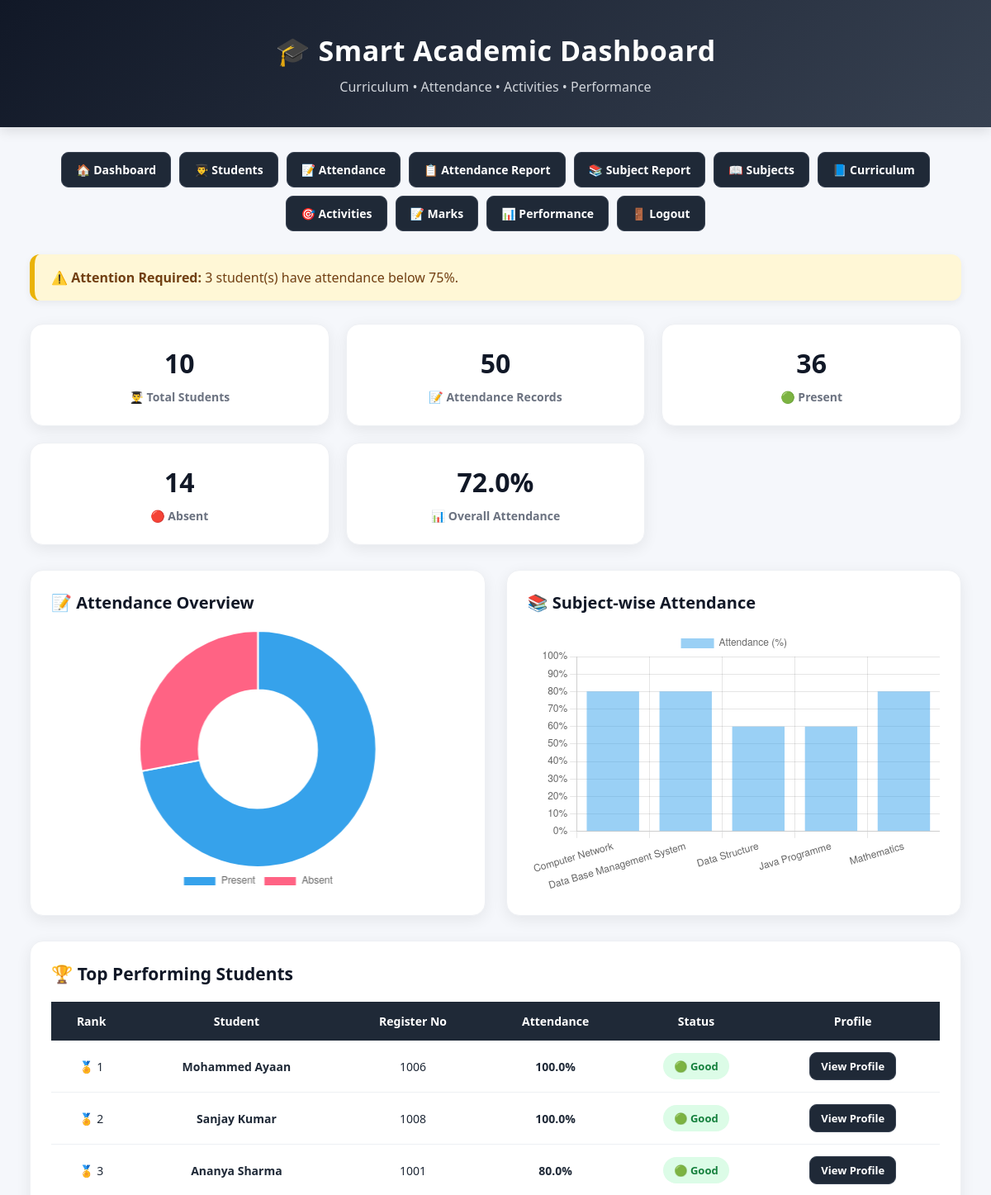
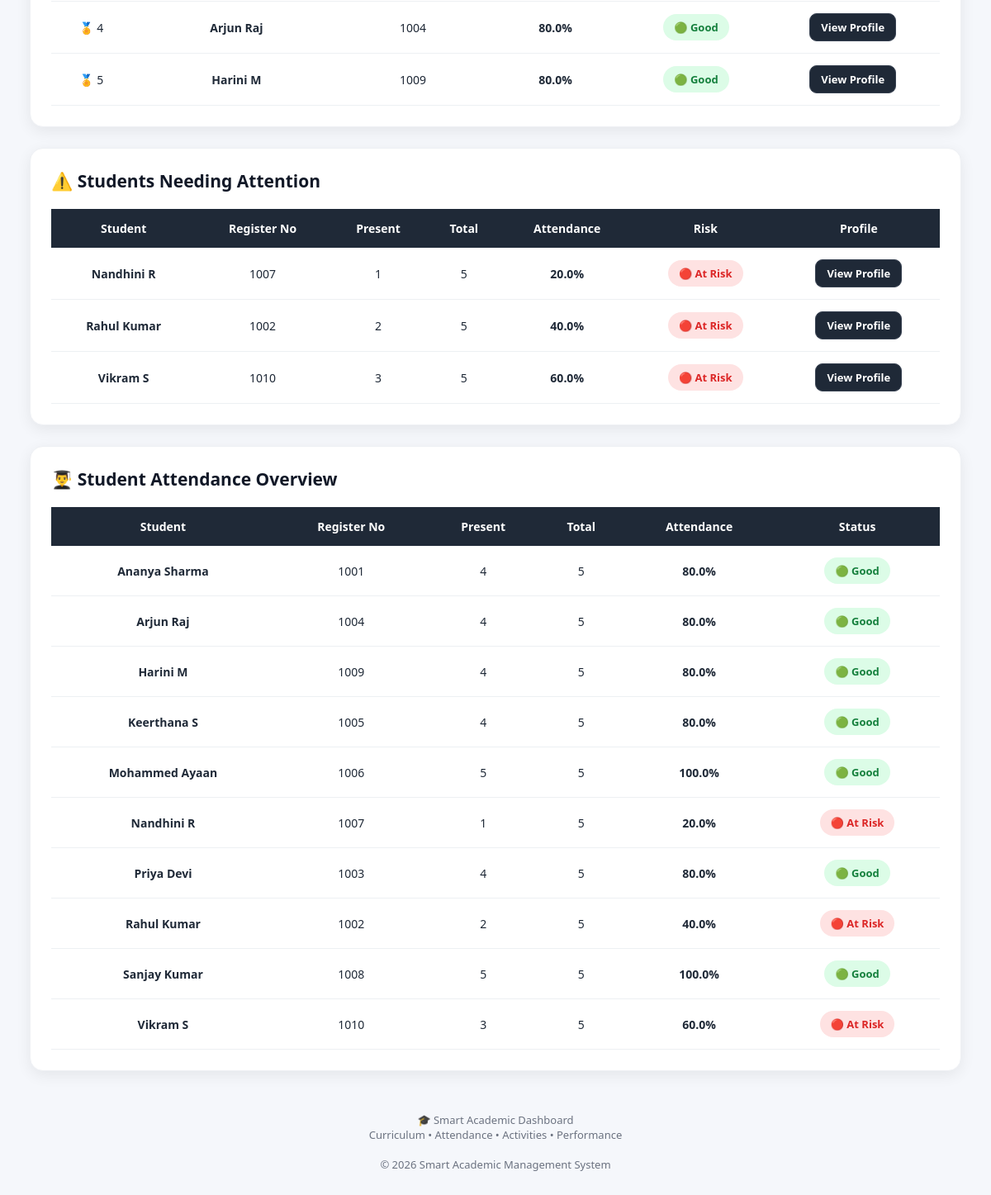
The app's page /dashboard (signed in) with its own data (2 pictures, top to bottom).
### tables this page shows
CREATE TABLE students (
            id INTEGER PRIMARY KEY AUTOINCREMENT,
            name TEXT NOT NULL,
            reg_no TEXT UNIQUE NOT NULL,
            student_class TEXT NOT NULL,
            department TEXT DEFAULT 'CSE',
            year INTEGER DEFAULT 1
        );

### app.py (the view)
@app.route("/dashboard")
@role_required("admin", "faculty")
def dashboard():
    conn = get_db()
    total_students = conn.execute("""
        SELECT COUNT(*) AS count
        FROM students
    """).fetchone()["count"]
    attendance_stats = conn.execute("""
        SELECT

            COUNT(*) AS total,

            SUM(
                CASE
                    WHEN status = 'Present'
                    THEN 1
                    ELSE 0
                END
            ) AS present,

            SUM(
                CASE
                    WHEN status = 'Absent'
                    THEN 1
                    ELSE 0
                END
            ) AS absent

        FROM attendance
    """).fetchone()
    total_attendance = (
        attendance_stats["total"] or 0
    )
    present_count = (
        attendance_stats["present"] or 0
    )
    absent_count = (
        attendance_stats["absent"] or 0
    )
    if total_attendance > 0:
        overall_attendance = round(
            (
                present_count /
                total_attendance
            ) * 100,
            2
        )
    else:
        overall_attendance = 0
    students = conn.execute("""
        SELECT

            students.id,
            students.name,
            students.reg_no,

            COUNT(attendance.id) AS total,

            SUM(
                CASE
                    WHEN attendance.status = 'Present'
                    THEN 1
                    ELSE 0
                END
            ) AS present

        FROM students

        LEFT JOIN attendance

            ON students.reg_no =
               attendance.register_no

        GROUP BY students.id

        ORDER BY students.name
    """).fetchall()
    student_data = []
    at_risk_count = 0
    for student in students:
        total = student["total"] or 0
        present = student["present"] or 0
        if total > 0:
            percentage = round(
                (present / total) * 100,
                2
            )
        else:
            percentage = 0
        if percentage < 75:
            risk = "At Risk"
            at_risk_count += 1
        else:
            risk = "Good"
        student_data.append({
            "id": student["id"],
            "name": student["name"],
            "reg_no": student["reg_no"],
            "present": present,
            "total": total,
            "percentage": percentage,
            "risk": risk
        })
    subjects = conn.execute("""
        SELECT

            subjects.subject_name,

            COUNT(attendance.id) AS total,

            SUM(
                CASE
                    WHEN attendance.status = 'Present'
                    THEN 1
                    ELSE 0
                END
            ) AS present

        FROM subjects

        LEFT JOIN attendance

            ON subjects.id =
               attendance.subject_id

        GROUP BY subjects.id

        ORDER BY subjects.subject_name
    """).fetchall()
    subject_data = []
    for subject in subjects:
        total = subject["total"] or 0
        present = subject["present"] or 0
        if total > 0:
            percentage = round(
                (present / total) * 100,
                2
            )
        else:
            percentage = 0
        subject_data.append({
            "name":
                subject["subject_name"],
            "percentage":
                percentage
        })
    top_students = sorted(
        student_data,
        key=lambda x: x["percentage"],
        reverse=True
    )[:5]
    risk_students = [
        student
        for student in student_data
        if student["percentage"] < 75
    ][:5]
    conn.close()
    return render_template(
        "dashboard.html",
        total_students=total_students,
        total_attendance=total_attendance,
        present_count=present_count,
        absent_count=absent_count,
        overall_attendance=overall_attendance,
        at_risk_count=at_risk_count,
        student_data=student_data,
        subject_data=subject_data,
        top_students=top_students,
        risk_students=risk_students
    )

### templates/dashboard.html (shortened to what this page needs)
<!DOCTYPE html>
<html lang="en">
<head>
</head>
<body>
<div class="header">
    <h1>🎓 Smart Academic Dashboard</h1>
    <p>
        Curriculum • Attendance • Activities • Performance
    </p>
</div>
<div class="container">
<div class="navigation">
    <a href="/dashboard" class="btn">
        🏠 Dashboard
    </a>
    <a href="/student" class="btn">
        👨‍🎓 Students
    </a>
    <a href="/attendance" class="btn">
        📝 Attendance
    </a>
    <a href="/report" class="btn">
        📋 Attendance Report
    </a>
    <a href="/subject_report" class="btn">
        📚 Subject Report
    </a>
    <a href="/subjects" class="btn">
        📖 Subjects
    </a>
    <a href="/curriculum" class="btn">
        📘 Curriculum
    </a>
    <a href="/activities" class="btn">
        🎯 Activities
    </a>
    <a href="/marks" class="btn">
        📝 Marks
    </a>
    <a href="/performance" class="btn">
        📊 Performance
    </a>
    <a href="/logout" class="btn">
        🚪 Logout
    </a>
</div>
{% if at_risk_count > 0 %}
<div class="alert">
    ⚠️
    <strong>Attention Required:</strong>
    {{ at_risk_count }}
    student(s) have attendance below 75%.
</div>
{% endif %}
<div class="cards">
    <div class="card">
        <h2>
            {{ total_students }}
        </h2>
        <p>
            👨‍🎓 Total Students
        </p>
    </div>
    <div class="card">
        <h2>
            {{ total_attendance }}
        </h2>
        <p>
            📝 Attendance Records
        </p>
    </div>
    <div class="card">
        <h2>
            {{ present_count }}
        </h2>
        <p>
            🟢 Present
        </p>
    </div>
    <div class="card">
        <h2>
            {{ absent_count }}
        </h2>
        <p>
            🔴 Absent
        </p>
    </div>
    <div class="card">
        <h2>
            {{ overall_attendance }}%
        </h2>
        <p>
            📊 Overall Attendance
        </p>
    </div>
</div>
<div class="chart-grid">
    <div class="chart-card">
        <h2>
            📝 Attendance Overview
        </h2>
        <div class="chart-container">
            <canvas id="attendanceChart"></canvas>
        </div>
    </div>
    <div class="chart-card">
        <h2>
            📚 Subject-wise Attendance
        </h2>
        <div class="chart-container">
            <canvas id="subjectChart"></canvas>
        </div>
    </div>
</div>
<div class="section">
    <h2>
        🏆 Top Performing Students
    </h2>
    <div class="table-box">
        <table>
            <thead>
                <tr>
                    <th>Rank</th>
                    <th>Student</th>
                    <th>Register No</th>
                    <th>Attendance</th>
                    <th>Status</th>
                    <th>Profile</th>
                </tr>
            </thead>
            <tbody>
            {% for student in top_students %}
                <tr>
                    <td>
                        🏅 {{ loop.index }}
                    </td>
                    <td>
                        <strong>{{ student.name }}</strong>
                    </td>
                    <td>
                        {{ student.reg_no }}
                    </td>
                    <td>
                        <strong>{{ student.percentage }}%</strong>
                    </td>
                    <td>
                        <span class="good">
                            🟢 Good
                        </span>
                    </td>
                    <td>
                        <a
                            href="/student_profile/{{ student.id }}"
                            class="btn">
                            View Profile
                        </a>
                    </td>
                </tr>
            {% else %}
                <tr>
                    <td colspan="6">
                        No attendance data available.
                    </td>
                </tr>
            {% endfor %}
            </tbody>
        </table>
    </div>
</div>
<div class="section">
    <h2>
        ⚠️ Students Needing Attention
    </h2>
    <div class="table-box">
        <table>
            <thead>
                <tr>
                    <th>Student</th>
                    <th>Register No</th>
                    <th>Present</th>
                    <th>Total</th>
                    <th>Attendance</th>
                    <th>Risk</th>
                    <th>Profile</th>
                </tr>
            </thead>
            <tbody>
            {% for student in risk_students %}
                <tr>
                    <td>
                        <strong>{{ student.name }}</strong>
                    </td>
                    <td>
                        {{ student.reg_no }}
                    </td>
                    <td>
                        {{ student.present }}
                    </td>
                    <td>
                        {{ student.total }}
                    </td>
                    <td>
                        <strong>{{ student.percentage }}%</strong>
                    </td>
                    <td>
                        <span class="risk">
                            🔴 At Risk
                        </span>
                    </td>
                    <td>
                        <a
                            href="/student_profile/{{ student.id }}"
                            class="btn">
                            View Profile
                        </a>
                    </td>
                </tr>
            {% endfor %}
            </tbody>
        </table>
    </div>
</div>
<div class="section">
    <h2>
        👨‍🎓 Student Attendance Overview
    </h2>
    <div class="table-box">
        <table>
            <thead>
                <tr>
                    <th>Student</th>
                    <th>Register No</th>
                    <th>Present</th>
                    <th>Total</th>
                    <th>Attendance</th>
                    <th>Status</th>
                </tr>
            </thead>
            <tbody>
            {% for student in student_data %}
                <tr>
                    <td>
                        <strong>{{ student.name }}</strong>
                    </td>
                    <td>
                        {{ student.reg_no }}
                    </td>
                    <td>
                        {{ student.present }}
                    </td>
                    <td>
                        {{ student.total }}
                    </td>
                    <td>
                        <strong>{{ student.percentage }}%</strong>
                    </td>
                    <td>
                        {% if student.percentage >= 75 %}
                            <span class="good">
                                🟢 Good
                            </span>
                        {% else %}
                            <span class="risk">
                                🔴 At Risk
                            </span>
                        {% endif %}
                    </td>
                </tr>
            {% endfor %}
            </tbody>
        </table>
    </div>
</div>
<div class="footer">
    🎓 Smart Academic Dashboard
    <br>
    Curriculum • Attendance • Activities • Performance
    <br><br>
    © 2026 Smart Academic Management System
</div>
</div>
<script>
/* =========================
   ATTENDANCE DOUGHNUT CHART
========================= */
const attendanceCanvas =
    document.getElementById("attendanceChart");
new Chart(
    attendanceCanvas,
    {
        type: "doughnut",
        data: {
            labels: [
                "Present",
                "Absent"
            ],
            datasets: [{
                data: [
                    {{ present_count }},
                    {{ absent_count }}
                ]
            }]
        },
        options: {
            responsive: true,
            maintainAspectRatio: false,
            plugins: {
                legend: {
                    position: "bottom"
                }
            }
        }
    }
);
/* =========================
   SUBJECT ATTENDANCE CHART
========================= */
const subjectNames = [
    {% for subject in subject_data %}
        {{ subject.name | tojson }}
        {% if not loop.last %},{% endif %}
    {% endfor %}
];
const subjectPercentages = [
    {% for subject in subject_data %}
        {{ subject.percentage }}
        {% if not loop.last %},{% endif %}
    {% endfor %}
];
const subjectCanvas =
    document.getElementById("subjectChart");
new Chart(
    subjectCanvas,
    {
        type: "bar",
        data: {
            labels: subjectNames,
            datasets: [{
                label: "Attendance (%)",
                data: subjectPercentages
            }]
        },
        options: {
            responsive: true,
            maintainAspectRatio: false,
            plugins: {
                legend: {
                    display: true
                }
            },
            scales: {
                y: {
                    beginAtZero: true,
                    max: 100,
                    ticks: {
                        callback: function(value) {
                            return value + "%";
                        }
                    }
                }
            }
        }
    }
);
</script>
</body>
</html>

### records on screen
students: name "Mohammed Ayaan", reg_no "1006", percentage "100.0", present "5", total "5", shows "🟢 Good"
students: name "Sanjay Kumar", reg_no "1008", percentage "100.0", present "5", total "5", shows "🟢 Good"
students: name "Ananya Sharma", reg_no "1001", percentage "80.0", present "4", total "5", shows "🟢 Good"
students: name "Arjun Raj", reg_no "1004", percentage "80.0", present "4", total "5", shows "🟢 Good"
students: name "Harini M", reg_no "1009", percentage "80.0", present "4", total "5", shows "🟢 Good"
students: name "Nandhini R", reg_no "1007", present "1", total "5", percentage "20.0", shows "🔴 At Risk"
students: name "Rahul Kumar", reg_no "1002", present "2", total "5", percentage "40.0", shows "🔴 At Risk"
students: name "Vikram S", reg_no "1010", present "3", total "5", percentage "60.0", shows "🔴 At Risk"
students: name "Keerthana S", reg_no "1005", present "4", total "5", percentage "80.0", shows "🟢 Good"
students: name "Priya Devi", reg_no "1003", present "4", total "5", percentage "80.0", shows "🟢 Good"

### other values on screen
{{ at_risk_count }} "3"
{{ total_students }} "10"
{{ total_attendance }} "50"
{{ present_count }} "36"
{{ absent_count }} "14"
{{ overall_attendance }} "72.0"
chart data {{ present_count }} 36
chart data {{ absent_count }} 14
chart data {{ subject.name | tojson }} "Computer Network", "Data Base Management System", "Data Structure", "Java Programme", "Mathematics"
chart data {{ subject.percentage }} 80.0, 80.0, 60.0, 60.0, 80.0
